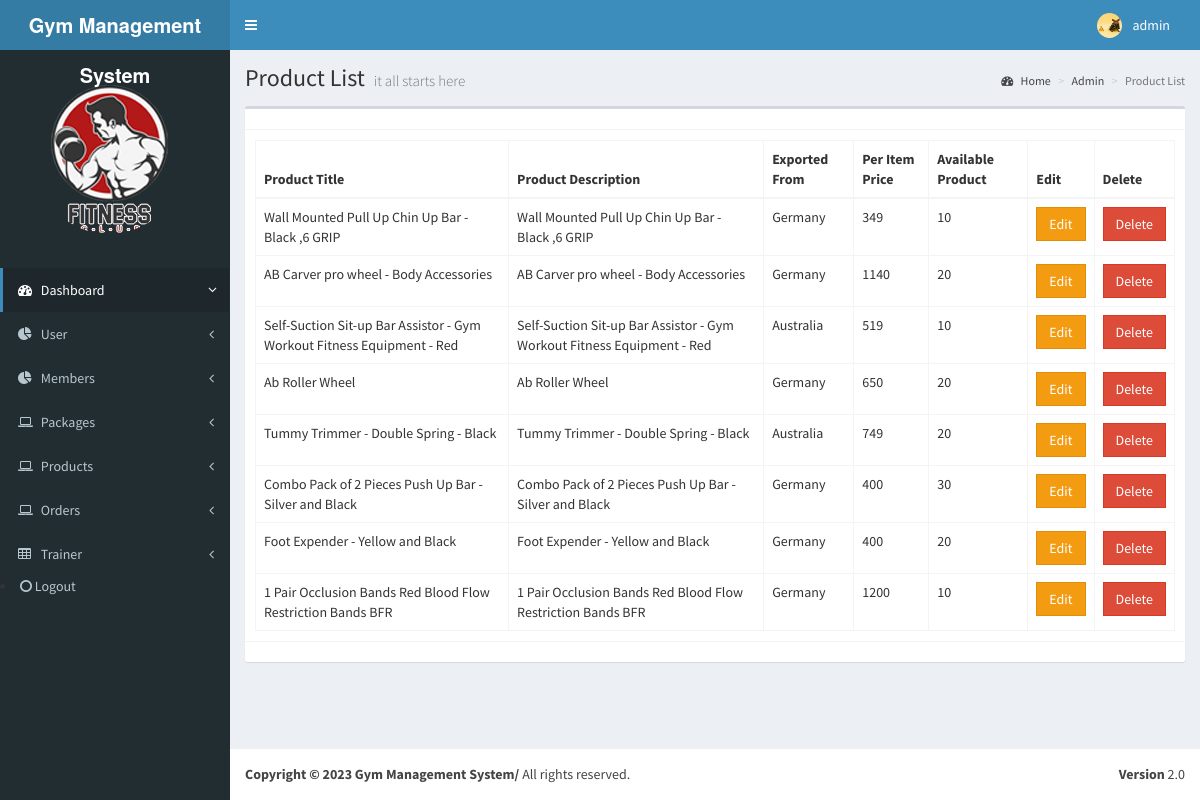
The app's page /admin/dashboard/product-list.php with its own data.
### tables this page shows
CREATE TABLE `products` (
  `product_id` int(11) NOT NULL,
  `product_name` varchar(100) NOT NULL,
  `product_des` varchar(500) NOT NULL,
  `product_pic` varchar(100) NOT NULL,
  `exported_from` varchar(100) NOT NULL,
  `num_avl_product` int(11) NOT NULL,
  `price` int(11) NOT NULL
);

### admin/dashboard/product-list.php (the view, shortened to what this page needs)
<?php include('header.php');
 include('db_connection.php');
?>
  <body class="skin-blue">
    <div class="wrapper">
      <?php include('menu.php');?>
            <div class="content-wrapper" style="min-height: 1024px;">
                <section class="content-header">
                  <h1> Product List <small>it all starts here</small> </h1>
                  <ol class="breadcrumb">
                    <li><a href="#"><i class="fa fa-dashboard"></i> Home</a></li>
                    <li><a href="#">Admin</a></li>
                    <li class="active">Product List</li>
                  </ol>
                </section>
                <section class="content">
                  <div class="box">
                    <div class="box-header with-border">
                      </div>--><?php
   $sql = "SELECT * FROM products";
   $retval =$con->query($sql);
?>
                    </div>
                    <div class="box-body">
                        <table id="example" class="table table-bordered">
                            <thead>
                              <tr>
                                <th>Product Title</th>
                                <th>Product Description</th>
                                <th>Exported From</th>
                                <th>Per Item Price</th>
                                <th>Available Product</th>
                                <th>Edit</th>
                                <th>Delete</th>
                              </tr>
                            </thead>
                            <tbody>
                              <?php  while($row = mysqli_fetch_array($retval)) {  ?>
                              <tr>
                                <td><?php echo $row['product_name'] ?></td>
                                <td><?php echo $row['product_des'] ?></td>
                                <td><?php echo$row['exported_from'] ?></td>
                                <td><?php echo$row['price'] ?></td>
                                <td><?php echo$row['num_avl_product'] ?></td>
                                <td><a class="btn btn-block btn-warning btn-flat" href="edit-user.php?id=<?php echo $row['product_id'] ?>">Edit</a></td>
                                <td><a class="btn btn-block btn-danger btn-flat" onClick="return confirm('Delete This account?')"  href="delete.php?product_id=<?php echo$row['product_id'] ?>">Delete</a></td>
                              <?php } ?>
                              </tr>
                            </tbody>
                          </table>
                     </div>
                    <div class="box-footer">  </div>
                  </div>
                </section>
              </div>
     <?php include('footer.php');?>

### admin/dashboard/menu.php (shortened to what this page needs)
<header class="main-header">
        <a href="dashboard.php" class="logo"><b>Gym Management System</b> </a>
        <nav class="navbar navbar-static-top" role="navigation">
          <a href="#" class="sidebar-toggle" data-toggle="offcanvas" role="button">
          </a>
          <div class="navbar-custom-menu">
            <ul class="nav navbar-nav">
           <?php
              require_once 'db.php';
               $sql = 'SELECT * FROM admin';
               $retval = mysqli_query($conn, $sql);
               ?>
              <li class="dropdown user user-menu">
                <a href="#" class="dropdown-toggle" data-toggle="dropdown">
                  <?php  while($row = mysqli_fetch_array($retval)) {  ?>
                  <img src="../images/<?php echo $row['admin_picture'] ?>" class="user-image" alt="User Image">
                  <span class="hidden-xs"><?php echo $row['admin_name'] ?></span>
                </a>
                  <?php } ?>
              </li>
            </ul>
          </div>
        </nav>
      </header><aside class="main-sidebar">
        <section class="sidebar" style="height: auto;">
           <img src="../dist/img/fitness-club-two.png" class="img-circle" alt="User Image" style="padding: 34px;">
          <ul class="sidebar-menu">
            <li class="active treeview">
              <a href="dashboard.php">
                <i class="fa fa-dashboard"></i> <span>Dashboard</span> <i class="fa fa-angle-left pull-right"></i>
              </a>
            </li>
            <li class="treeview">
              <a href="#">
                <i class="fa fa-pie-chart"></i>
                <span>User</span>
                <i class="fa fa-angle-left pull-right"></i>
              </a>
            </li>
            <li class="treeview">
              <a href="#">
                <i class="fa fa-pie-chart"></i>
                <span>Members</span>
                <i class="fa fa-angle-left pull-right"></i>
              </a>
            </li>
            <li class="treeview">
              <a href="#">
                <i class="fa fa-laptop"></i>
                <span>Packages</span>
                <i class="fa fa-angle-left pull-right"></i>
              </a>
            </li>
            <li class="treeview">
              <a href="#">
                <i class="fa fa-laptop"></i>
                <span>Products</span>
                <i class="fa fa-angle-left pull-right"></i>
              </a>
            </li>
            <li class="treeview">
              <a href="#">
                <i class="fa fa-laptop"></i>
                <span>Orders</span>
                <i class="fa fa-angle-left pull-right"></i>
              </a>
            </li>
            <li class="treeview">
              <a href="#">
                <i class="fa fa-table"></i> <span>Trainer</span>
                <i class="fa fa-angle-left pull-right"></i>
              </a>
          </ul>
          <li><a href="logout.php"><i class="fa fa-circle-o"></i> Logout</a></li>
        </section>
      </aside>

### records on screen
products: product_name "Wall Mounted Pull Up Chin Up Bar - Black ,6 GRIP", product_des "Wall Mounted Pull Up Chin Up Bar - Black ,6 GRIP", exported_from "Germany", price "349", num_avl_product "10"
products: product_name "AB Carver pro wheel - Body Accessories", product_des "AB Carver pro wheel - Body Accessories", exported_from "Germany", price "1140", num_avl_product "20"
products: product_name "Self-Suction Sit-up Bar Assistor - Gym Workout Fitness Equipment - Red", product_des "Self-Suction Sit-up Bar Assistor - Gym Workout Fitness Equipment - Red", exported_from "Australia", price "519", num_avl_product "10"
products: product_name "Ab Roller Wheel", product_des "Ab Roller Wheel", exported_from "Germany", price "650", num_avl_product "20"
products: product_name "Tummy Trimmer - Double Spring - Black", product_des "Tummy Trimmer - Double Spring - Black", exported_from "Australia", price "749", num_avl_product "20"
products: product_name "Combo Pack of 2 Pieces Push Up Bar - Silver and Black", product_des "Combo Pack of 2 Pieces Push Up Bar - Silver and Black", exported_from "Germany", price "400", num_avl_product "30"
products: product_name "Foot Expender - Yellow and Black", product_des "Foot Expender - Yellow and Black", exported_from "Germany", price "400", num_avl_product "20"
products: product_name "1 Pair Occlusion Bands Red Blood Flow Restriction Bands BFR", product_des "1 Pair Occlusion Bands Red Blood Flow Restriction Bands BFR", exported_from "Germany", price "1200", num_avl_product "10"

### other values on screen
$row['admin_name'] "admin"
